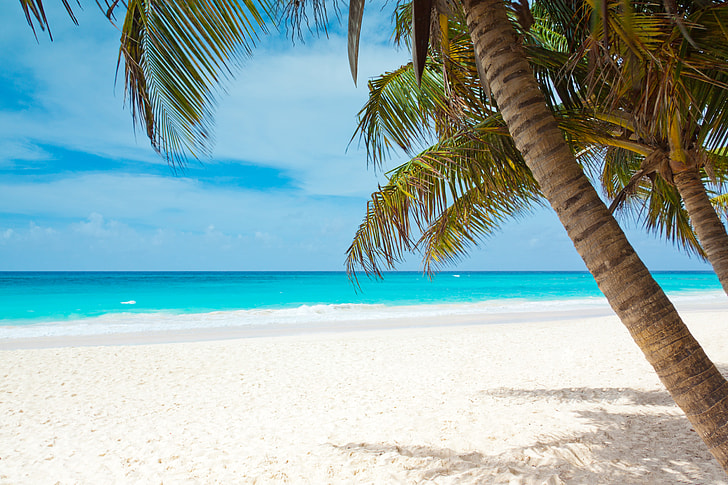
#> input picture code/beach.jpg, 728 x 485 px
$ python 04.py
#> lines starting #> are read from the running program, lines starting #| are printed output that depends on the picture
from PIL import Image

# [17 lines of commented-out code are left out]

my_image = Image.open("beach.jpg")
#> my_image is the input picture: PIL image 728x485 RGB; mean R, G, B 143.6, 172, 172.5
pixels = my_image.load()
width, height = my_image.size
#> width = 728; height = 485

for x in range(width):
    for y in range(height):
        (r, g, b) = pixels[x, y]

        if r > b:
            pixels[x, y] = (255, 0, 0)
        else:
            pixels[x, y] = (0, 0, 255)

my_image.show()
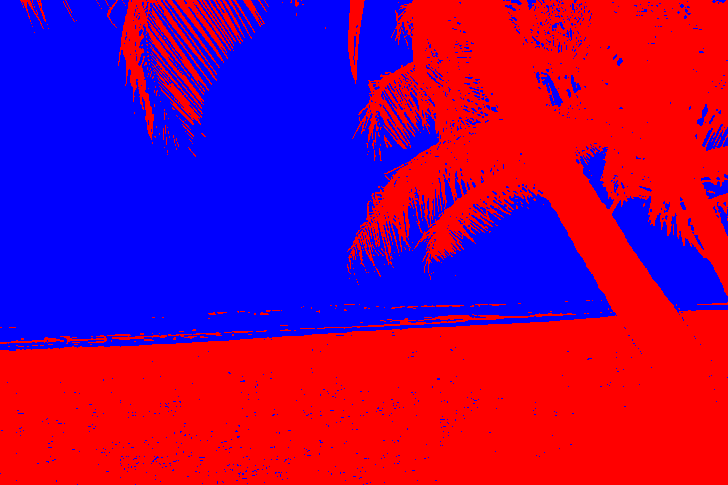
#> shown: PIL image 728x485 RGB; mean R, G, B 142, 0, 113
